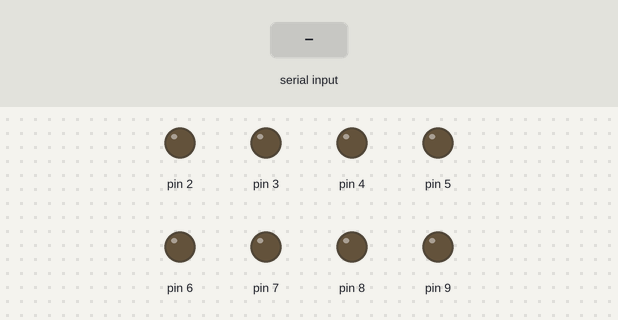
Bench run of a sketch on a simulated Arduino Uno, built with avr-gcc and run on an emulated ATmega328P. Parts: output pins drawn as LEDs (lit = HIGH). The inputs (shaded band) are chosen by the test bench.

Above: at 1.2 s.
1.3 s: "ledOn\n" received over Serial
At 1.9 s:
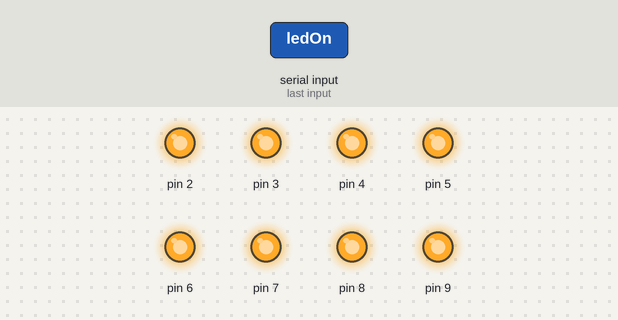
2.8 s: "ledOff\n" received over Serial
At 3.1 s:
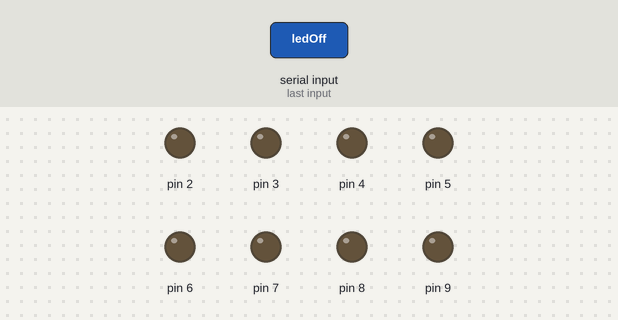
Timing chart, 0 to 5.8 s (numbered marks = the images above; inputs shaded):
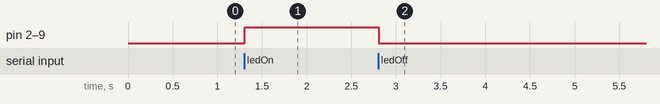

The sketch:

06PuertoSerieCadenaConcat.ino
```cpp
String cadenaRecibida = "";
void setup() {
  //Colocando los pines de 2-9 como salida
  for (int i=2 ; i<=9 ; i++)
    pinMode(i,OUTPUT);
  //Inicializando Puerto Serie
  Serial.begin(9600);
}

void loop() {
  while ( Serial.available() > 0)
  {
    char charRecibido = Serial.read();
    if ( charRecibido != '\n' )
      cadenaRecibida.concat(charRecibido);
    else
    {
        if ( cadenaRecibida == "ledOn" )
        {
          for ( int i=2 ; i<=9 ; i++)
            digitalWrite(i,HIGH);
        }
        if ( cadenaRecibida == "ledOff" )
        {
          for ( int i=2 ; i<=9 ; i++)
             digitalWrite(i,LOW);
        }
      //limpiando la variable
      cadenaRecibida = "";
    }
  }
}
```

Measured:
- after the input at 1.3 s, pin 2–9: LOW → HIGH at once
- after the input at 2.8 s, pin 2–9: HIGH → LOW at once
